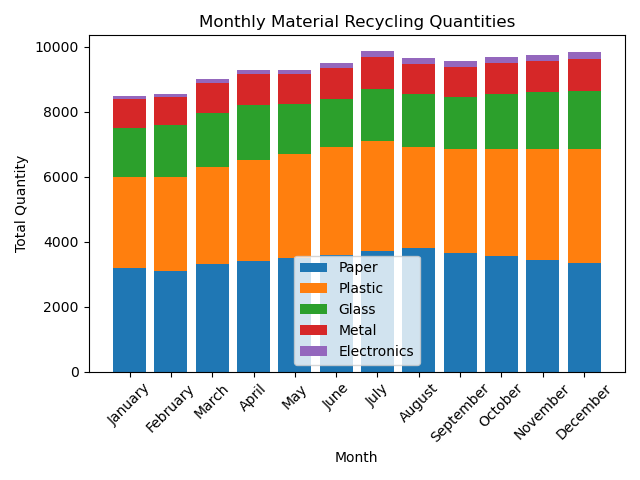

The script that drew this image:

import matplotlib.pyplot as plt

# Data from the given table
data = [
    {'Month': 'January', 'Paper': 3200, 'Plastic': 2800, 'Glass': 1500, 'Metal': 900, 'Electronics': 100},
    {'Month': 'February', 'Paper': 3100, 'Plastic': 2900, 'Glass': 1600, 'Metal': 850, 'Electronics': 90},
    {'Month': 'March', 'Paper': 3300, 'Plastic': 3000, 'Glass': 1650, 'Metal': 950, 'Electronics': 120},
    {'Month': 'April', 'Paper': 3400, 'Plastic': 3100, 'Glass': 1700, 'Metal': 970, 'Electronics': 130},
    {'Month': 'May', 'Paper': 3500, 'Plastic': 3200, 'Glass': 1550, 'Metal': 900, 'Electronics': 140},
    {'Month': 'June', 'Paper': 3600, 'Plastic': 3300, 'Glass': 1500, 'Metal': 950, 'Electronics': 150},
    {'Month': 'July', 'Paper': 3700, 'Plastic': 3400, 'Glass': 1600, 'Metal': 1000, 'Electronics': 160},
    {'Month': 'August', 'Paper': 3800, 'Plastic': 3100, 'Glass': 1650, 'Metal': 920, 'Electronics': 170},
    {'Month': 'September', 'Paper': 3650, 'Plastic': 3200, 'Glass': 1600, 'Metal': 930, 'Electronics': 180},
    {'Month': 'October', 'Paper': 3550, 'Plastic': 3300, 'Glass': 1700, 'Metal': 950, 'Electronics': 190},
    {'Month': 'November', 'Paper': 3450, 'Plastic': 3400, 'Glass': 1750, 'Metal': 960, 'Electronics': 200},
    {'Month': 'December', 'Paper': 3350, 'Plastic': 3500, 'Glass': 1800, 'Metal': 980, 'Electronics': 210}
]

# Extracting the months from the dataset
months = [item['Month'] for item in data]

# Extracting material data
paper = [item['Paper'] for item in data]
plastic = [item['Plastic'] for item in data]
glass = [item['Glass'] for item in data]
metal = [item['Metal'] for item in data]
electronics = [item['Electronics'] for item in data]

# Creating the figure and axis
fig, ax = plt.subplots()

# Stacking each material on top of the other in the bar chart
ax.bar(months, paper, label='Paper')
ax.bar(months, plastic, bottom=paper, label='Plastic')
# We have to add up the previous stacks to get the starting point for the next
ax.bar(months, glass, bottom=[p + pl for p, pl in zip(paper, plastic)], label='Glass')
ax.bar(months, metal, bottom=[p + pl + g for p, pl, g in zip(paper, plastic, glass)], label='Metal')
ax.bar(months, electronics, bottom=[p + pl + g + m for p, pl, g, m in zip(paper, plastic, glass, metal)], label='Electronics')

# Adding labels and title
ax.set_ylabel('Total Quantity')
ax.set_xlabel('Month')
ax.set_title('Monthly Material Recycling Quantities')

# Rotate the months on the x-axis for better readability
plt.xticks(rotation=45)

# Adding a legend to describe the stacks
ax.legend()

# Displaying the stacked bar chart
plt.tight_layout()
plt.show()
